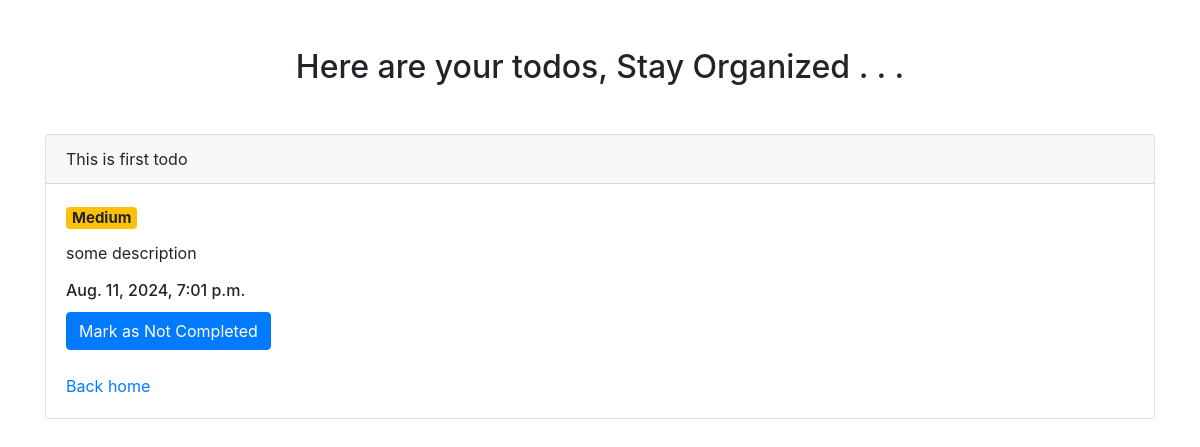
Page /detail/1/ on the earlier database version.
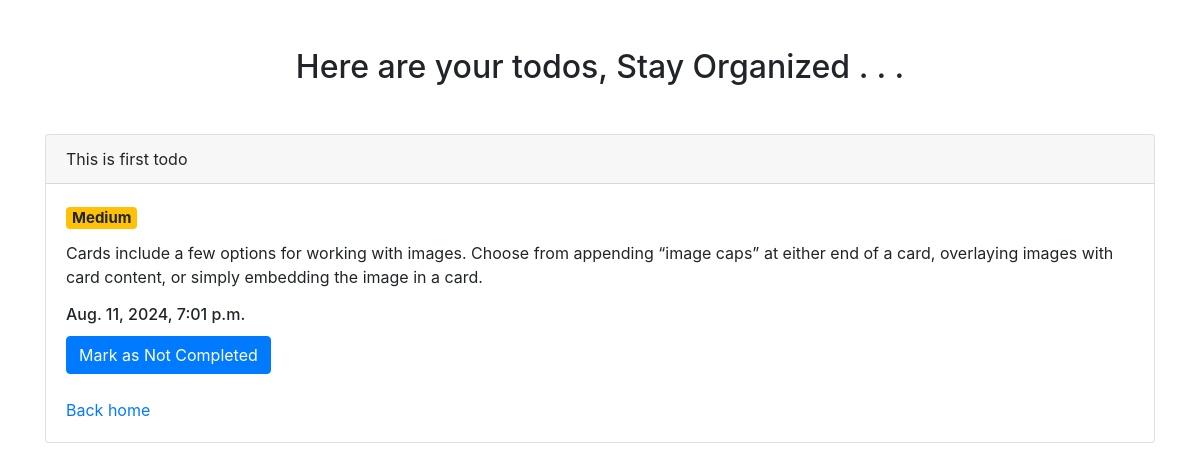
Same page on the later database version.
### todoApp/models.py (models this page shows, shortened)
class TodoModel(models.Model):
    title = models.CharField(max_length=100)
    date_created = models.DateTimeField(auto_now_add=True)
    description = models.TextField(max_length=1000)
    completed = models.BooleanField(default=False)
    priority = models.CharField(max_length=1, choices=priorities)

### todoApp/views.py (the view)
# urls.py: path('detail/<int:id>/', views.detail, name='detail'),
def detail(request, id):
    todo = TodoModel.objects.get(id=id)
    context = {
        'todo': todo
    }
    return render(request, 'todoApp/detail.html', context)

### templates/todoApp/detail.html (shortened to what this page needs)
<!DOCTYPE html>
<html lang="en">
<head>
    <link rel="stylesheet" href="https://cdn.jsdelivr.net/npm/bootstrap@4.0.0/dist/css/bootstrap.min.css"
>
</head>
<body>
<div class="container">
    <div class="row">
        <div class="col my-5">
            <h2 class="text-center mb-5">Here are your todos, Stay Organized . . .</h2>
            <div class="card">
                <div class="card-header">
                    {{ todo.title }}
                </div>
                <div class="card-body">
                    <h5 class="card-title">
                        {% if todo.priority == 'H' %}
                        <td><span class="badge badge-success">High</span></td>
                        {% elif todo.priority == 'M' %}
                        <td><span class="badge badge-warning">Medium</span></td>
                        {% elif todo.priority == 'L' %}
                        <td><span class="badge badge-danger">Low</span></td>
                        {% else %}
                        <td><span class="badge badge-secondary">None</span></td>
                        {% endif %}
                    </h5>
                    <p class="card-text">{{ todo.description }}</p>
                    <h6 class="card-title">{{ todo.date_created }}</h6>
                    <a href="#" class="btn btn-primary">
                        {% if todo.completed %}
                        Mark as Not Completed
                        {% else %}
                        Mark as Completed
                        {% endif %}
                    </a>
                    <br><br>
                    <p class="card-text"><a href="{% url 'index' %}">Back home</a>
                </div>
            </div>
        </div>
    </div>
</div>
</body>
</html>

Differences in the rows shown:
changed TodoModel "This is first todo": description "some description" → "Cards include a few options for working with images. Choose from appending “image caps” at either end of a card, overlaying images with card content, or simply embedding the image in a card."
